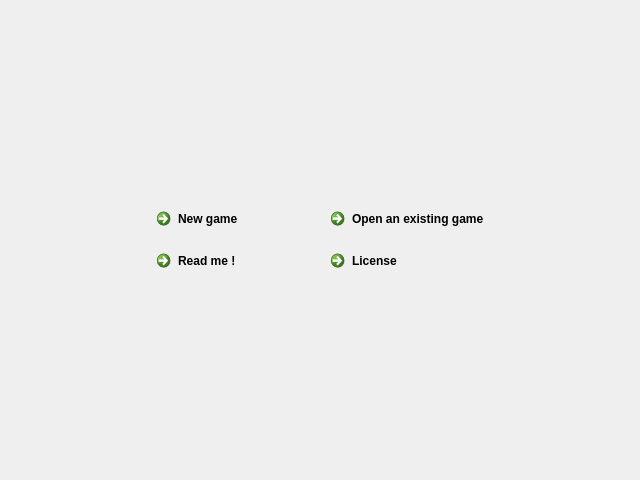
<?xml version="1.0" encoding="UTF-8"?>
<ui version="4.0">
 <class>StartPage</class>
 <widget class="QWidget" name="StartPage">
  <property name="geometry">
   <rect>
    <x>0</x>
    <y>0</y>
    <width>640</width>
    <height>480</height>
   </rect>
  </property>
  <property name="windowTitle">
   <string>Form</string>
  </property>
  <layout class="QGridLayout" name="gridLayout_2">
   <item row="1" column="1">
    <layout class="QGridLayout" name="gridLayout">
     <item row="0" column="1">
      <widget class="QCommandLinkButton" name="buttonOpenGame">
       <property name="text">
        <string>Open an existing game</string>
       </property>
      </widget>
     </item>
     <item row="1" column="0">
      <widget class="QCommandLinkButton" name="buttonReadme">
       <property name="text">
        <string>Read me !</string>
       </property>
      </widget>
     </item>
     <item row="1" column="1">
      <widget class="QCommandLinkButton" name="buttonLicense">
       <property name="text">
        <string>License</string>
       </property>
      </widget>
     </item>
     <item row="0" column="0">
      <widget class="QCommandLinkButton" name="buttonNewGame">
       <property name="text">
        <string>New game</string>
       </property>
      </widget>
     </item>
    </layout>
   </item>
   <item row="1" column="0">
    <spacer name="horizontalSpacer">
     <property name="orientation">
      <enum>Qt::Horizontal</enum>
     </property>
     <property name="sizeHint" stdset="0">
      <size>
       <width>40</width>
       <height>20</height>
      </size>
     </property>
    </spacer>
   </item>
   <item row="1" column="2">
    <spacer name="horizontalSpacer_2">
     <property name="orientation">
      <enum>Qt::Horizontal</enum>
     </property>
     <property name="sizeHint" stdset="0">
      <size>
       <width>40</width>
       <height>20</height>
      </size>
     </property>
    </spacer>
   </item>
   <item row="0" column="1">
    <spacer name="verticalSpacer">
     <property name="orientation">
      <enum>Qt::Vertical</enum>
     </property>
     <property name="sizeHint" stdset="0">
      <size>
       <width>20</width>
       <height>40</height>
      </size>
     </property>
    </spacer>
   </item>
   <item row="2" column="1">
    <spacer name="verticalSpacer_2">
     <property name="orientation">
      <enum>Qt::Vertical</enum>
     </property>
     <property name="sizeHint" stdset="0">
      <size>
       <width>20</width>
       <height>40</height>
      </size>
     </property>
    </spacer>
   </item>
  </layout>
 </widget>
 <resources/>
 <connections/>
</ui>
